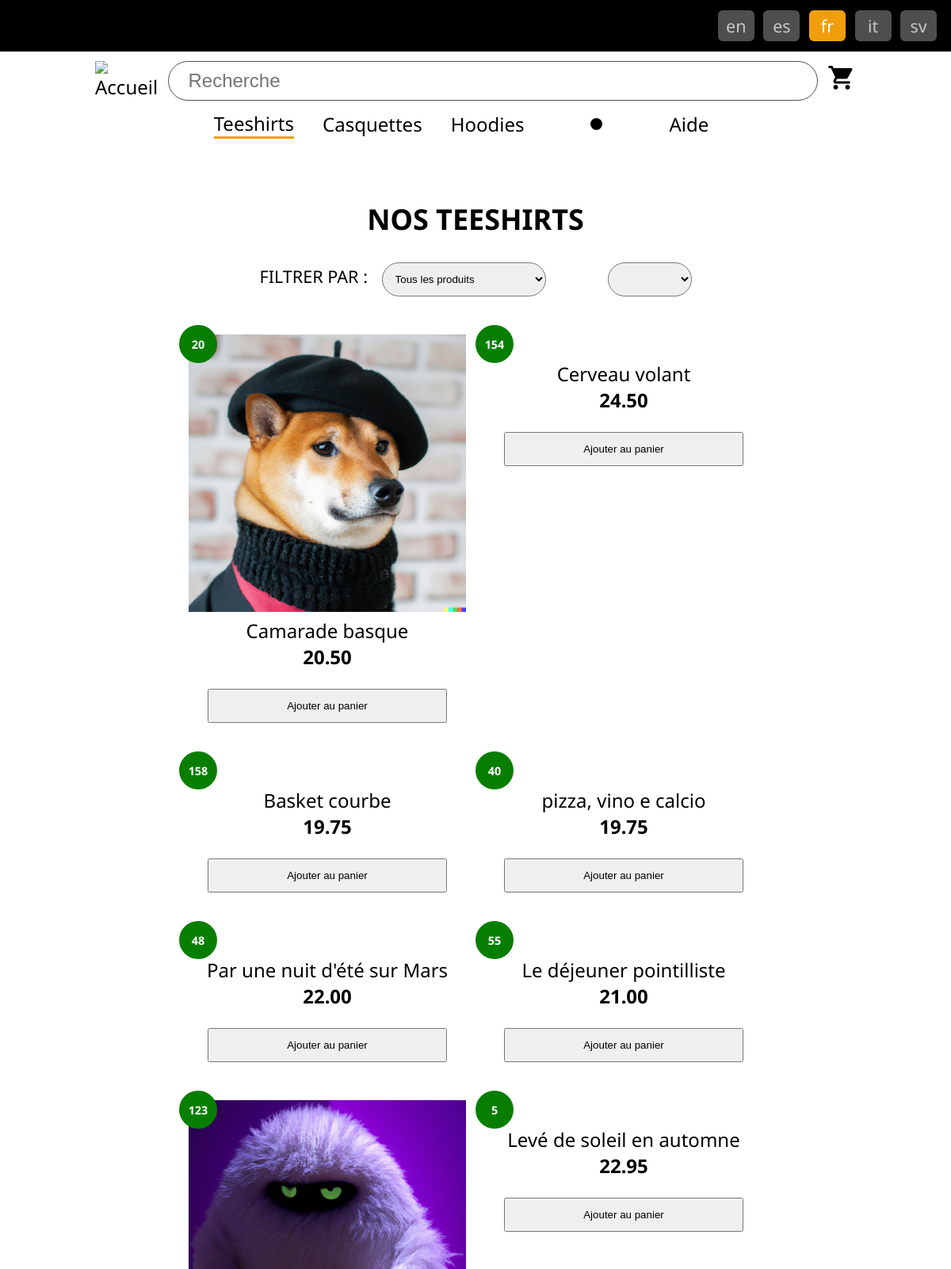
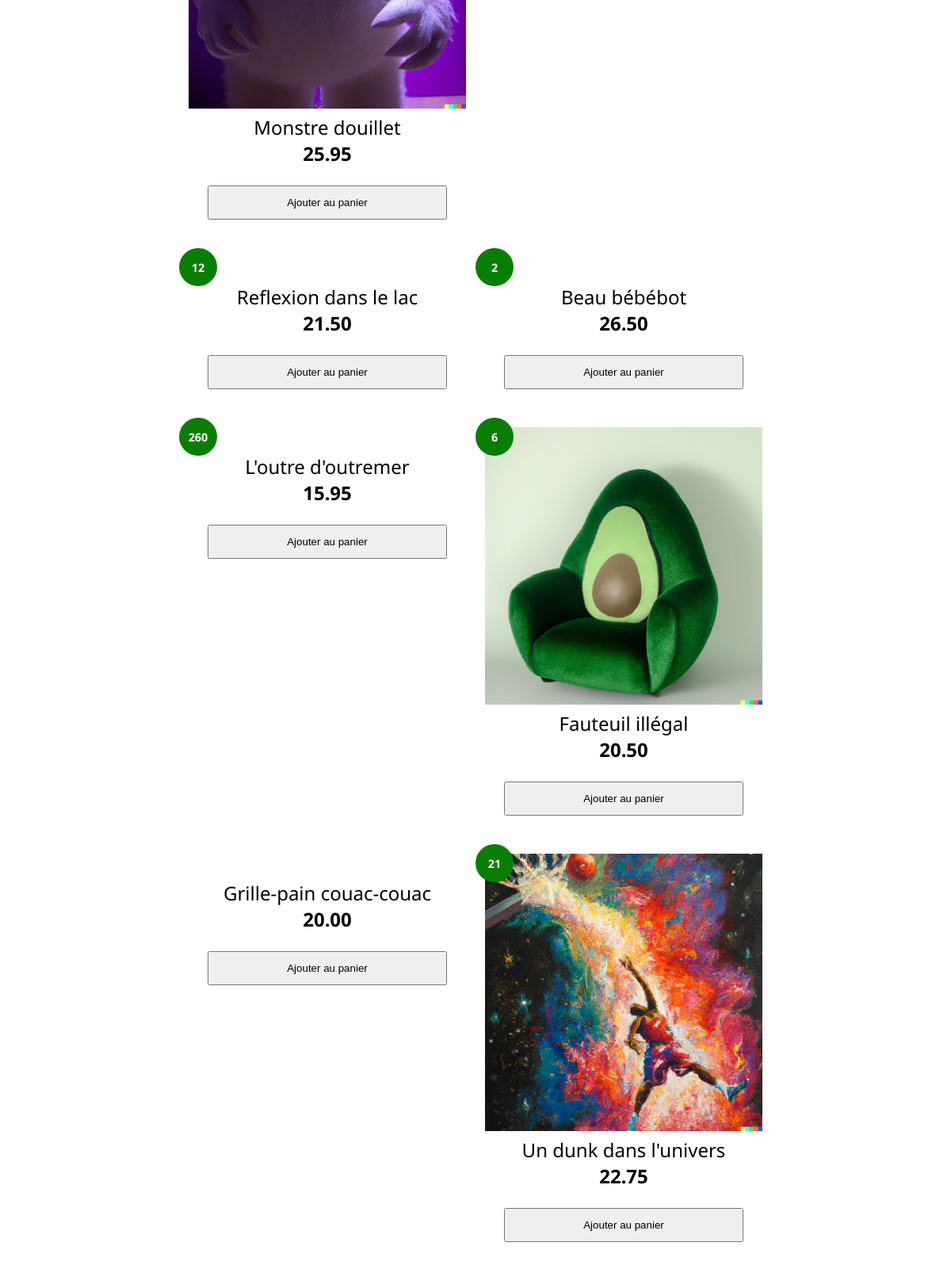
The app's page /teeshirts.php (upper part) with its own data (2 pictures, top to bottom).
### tables this page shows
CREATE TABLE `produit` (
  `id` smallint(6) NOT NULL,
  `nom` varchar(500) NOT NULL,
  `prix` decimal(5,2) NOT NULL,
  `ventes` smallint(6) NOT NULL DEFAULT 0,
  `image` char(11) DEFAULT NULL,
  `theme` varchar(25) NOT NULL,
  `dac` date NOT NULL,
  `id_categorie` tinyint(4) NOT NULL
);

### lib/catalogue.php (called while the page is built, shortened)
<?php
function obtenirProduits($cnx, $idCategorie, $filtre, $tri) {
  $filtreClauseWhere = ($filtre=="tous") ? "" : " AND theme = '$filtre'";
  return lire($cnx,
            "SELECT * FROM produit
              WHERE id_categorie=$idCategorie
              $filtreClauseWhere
                ORDER BY $tri"
        );
}
?>

### lib/sql.php (called while the page is built, shortened)
<?php
function soumettreRequete($cnx, $reqSql) {
  return mysqli_query($cnx, $reqSql);
}
function lire($cnx, $req) {
  $reponse = soumettreRequete($cnx, $req);
  return mysqli_fetch_all($reponse, MYSQLI_ASSOC);
}
?>

### teeshirts.php (the view, shortened to what this page needs)
<?php
	$page = "teeshirts";
	include('parties-communes/entete.php');
	include("lib/catalogue.php");
	$tri = $_GET["tri"] ?? "RAND()";
	$filtre = $_GET["filtre"] ?? "tous";
	$produits = obtenirProduits($cnx, 1, $filtre, $tri);
?>
<main class="page-produits page-teeshirts">
	<article class="amorce">
		<h1><?= $_->titrePage; ?></h1>
		<form class="controle">
			<div class="filtre">
				<label for="filtre"><?= $textes->catalogue->filtreEtiquette; ?></label>
				<select name="filtre" id="filtre">
					<option value="tous">
						<?= $textes->catalogue->filtreTous; ?>
					</option>
				</select>
			</div>
			<div class="tri">
				<select name="tri" id="tri">
					<option value="RAND()"><?= $textes->catalogue->triAlea; ?></option>
					<option <?= ($tri == "prix ASC") ? "selected" : ""; ?> value="prix ASC">
					</option>
				</select>
			</div>
		</form>
	</article>
	<article class="principal liste-produits">
		<?php foreach($produits as $prod) : ?>
			<div class="produit" data-pid="<?= $prod["id"]; ?>">
				<?php if($prod["ventes"] > 0) : ?>
					<div class="ventes"><?= $prod["ventes"]; ?></div>
				<?php endif; ?>
				<span class="image">
					<img
						src="images/produits/teeshirts/<?= $prod["image"]; ?>"
						alt=""
					>
				</span>
				<span class="nom"><?= $prod["nom"]; ?></span>
				<span class="prix"><?= $prod["prix"]; ?></span>
				<button class="btn-ajouter">Ajouter au panier</button>
			</div>
		<?php endforeach; ?>
	</article>
</main>
<?php include('parties-communes/pied2page.php'); ?>

### parties-communes/entete.php (shortened to what this page needs)
<?php
	include("lib/sql.php");
	include("lib/panier.php");
	$languesDispo = [];
	$dossierI18n = scandir('i18n');
	foreach($dossierI18n as $fichier) {
		if($fichier != '.' && $fichier != '..' && $fichier != '.DS_Store') {
			$languesDispo[] = substr($fichier, 0, 2);
		}
	}
	$langue = 'fr';
	$textesJSON = file_get_contents('i18n/'.$langue.'.json');
	$textes = json_decode($textesJSON);
	$_ent = $textes->entete;
	$_ = $textes->$page;
?>
<!DOCTYPE html>
<html lang="<?= $langue; ?>">
<head>
	<link rel="stylesheet" href="css/styles.css">
</head>
<body>
	<div class="conteneur">
		<header>
			<nav class="barre-haut">
				<?php foreach($languesDispo as $codeLangue) : ?>
					<a
						class="<?= $langue==$codeLangue ? 'actif' : '' ?>"
						href="?lan=<?= $codeLangue ?>"
						title="[À faire : nom de la langue (dans la langue)]"
					>
						<?= $codeLangue ?>
					</a>
				<?php endforeach ?>
			</nav>
			<nav class="barre-logo">
				<a class="logo" href="index.php"><img src="images/logo.png" alt="<?= $_ent->altLogo; ?>"></a>
				<div class="panier-icone">
					<label for="panier-cc" class="material-icons">shopping_cart</label>
				</div>
				<input class="recherche" type="search" name="motscles" placeholder="<?= $_ent->placeholderRecherche; ?>">
			</nav>
			<nav class="principale">
				<a href="teeshirts.php" class="<?= $page == 'teeshirts' ? 'actif' : ''; ?>"><?= $_ent->menuTeeshirts; ?></a>
				<a href="casquettes.php" class="<?= $page == 'casquettes' ? 'actif' : ''; ?>"><?= $_ent->menuCasquettes; ?></a>
				<a href="hoodies.php" class="<?= $page == 'hoodies' ? 'actif' : ''; ?>"><?= $_ent->menuHoodies; ?></a>
				<span class="separateur"></span>
				<a href="aide.php" class="<?= $page == 'aide' ? 'actif' : ''; ?>"><?= $_ent->menuAide; ?></a>
			</nav>
		</header>

### parties-communes/pied2page.php (shortened to what this page needs)
	</div>
</body>
</html>

### css/styles.css (style rules this page uses)
*, *::after, *::before { box-sizing: border-box; }
html { font-size: clamp(18px, 2vw, 24px); }
body { margin: 0; padding: 0; font-family: 'Noto Sans'; }
a, a:active, a:visited, a:link { color: inherit; text-decoration: none; }
.conteneur { width: 100%; height: 100vh; display: flex; flex-direction: column; }
nav.barre-haut { font-size: 0.9rem; background-color: var(--clr-fond-principale); color: var(--clr-texte-tertiaire); }
nav.barre-haut { margin: 0; padding: 0.5rem; padding-right: 0.5rem; display: flex; justify-content: flex-end; }
nav.barre-haut a { list-style: none; text-align: center; width: 2rem; margin: 0 0.2rem; padding: 0.2rem; border: 1px solid var(--clr-bordure-secondaire); background-color: var(--clr-fond-tertiaire); border-radius: 0.3rem; }
nav.barre-haut a.actif { background-color: var(--clr-fond-actif); color: var(--clr-texte-secondaire); }
.barre-logo { width: 80%; margin: 0.5rem auto; display: flex; align-items: center; justify-content: space-between; column-gap: 0.5rem; flex-wrap: wrap; }
.barre-logo .logo img { width: clamp(125px, 25vw, 250px); }
.barre-logo .recherche { width: 100%; flex-grow: 1; height: 50px; border: 1px solid var(--clr-fond-tertiaire); border-radius: 50px; padding: 0 1rem; font-size: 1rem; }
.barre-logo .panier-icone { position: relative; }
.barre-logo .panier-icone label { font-size: 1.5rem; cursor: pointer; }
nav.principale { display: none; position: absolute; top: 0; left: 0; bottom: 0; translate: -100%; background-color: var(--clr-fond-menu-responsive); flex-direction: column; justify-content: flex-start; align-items: flex-start; row-gap: 1.5rem; padding: 1rem; }
nav.principale .separateur { width: 100%; height: 2px; background-color: var(--clr-fond-principale); }
nav.principale a.actif { border-bottom: 3px solid var(--clr-fond-actif); }
main { flex-grow: 1; width: 95vw; margin: 2rem auto; }
main.page-produits .amorce { display: flex; flex-direction: column; align-items: center; text-transform: uppercase; }
main.page-produits .amorce .controle { display: flex; flex-direction: column; align-items: center; row-gap: 0.75rem; font-size: 0.9rem; }
main.page-produits .amorce .controle select { margin-left: 0.5rem; padding: 0.5rem 3rem 0.5rem 0.5rem; border-radius: 1rem; }
main.page-produits .principal { margin: 1rem auto; width: 90vw; margin-top: 2rem; display: flex; justify-content: center; flex-wrap: wrap; gap: 1rem; }
main.page-produits .principal .produit { position: relative; width: 33%; min-width: 200px; max-width: 350px; display: flex; flex-direction: column; cursor: pointer; }
main.page-produits .principal .produit .ventes { position: absolute; top: -0.5rem; left: -0.5rem; display: flex; justify-content: center; align-items: center; width: 2rem; height: 2rem; background-color: var(--clr-fond-badge); color: var(--clr-texte-secondaire); border-radius: 50%; font-size: 0.6rem; font-weight: bold; }
main.page-produits .principal .produit .image img { width: 100%; }
main.page-produits .principal .produit .nom { text-align: center; }
main.page-produits .principal .produit .prix { text-align: center; font-weight: bold; }
main.page-produits .principal .produit .btn-ajouter { margin: 1rem; padding: 0.5rem; cursor: pointer; }
@media (min-width: 1000px) { .barre-logo { flex-wrap: nowrap; } }
@media (min-width: 1000px) { .barre-logo .logo img { width: clamp(250px, 35vw, 350px); } }
@media (min-width: 1000px) { .barre-logo .panier-icone { order: 1; } }
@media (min-width: 1000px) { nav.principale { translate: 0; display: flex; position: relative; top: initial; left: initial; bottom: initial; background-color: initial; flex-direction: row; justify-content: center; align-items: center; column-gap: 1.5rem; padding: 0; } }
@media (min-width: 1000px) { nav.principale .separateur { width: 15px; height: 15px; border-radius: 25px; background-color: var(--clr-fond-principale); margin: 0 2rem; } }
@media (min-width: 1000px) { main.page-produits .amorce .controle { flex-direction: row; align-items: center; justify-content: space-between; column-gap: 0.75rem; } }
@media (min-width: 1000px) { main.page-produits .amorce .controle>div { margin: 0 1rem; } }

### records on screen
produit: ventes "20", image (picture), nom "Camarade basque", prix "20.50"
produit: ventes "154", nom "Cerveau volant", prix "24.50"
produit: ventes "158", nom "Basket courbe", prix "19.75"
produit: ventes "40", nom "pizza, vino e calcio", prix "19.75"
produit: ventes "48", nom "Par une nuit d'été sur Mars", prix "22.00"
produit: ventes "55", nom "Le déjeuner pointilliste", prix "21.00"
produit: ventes "123", image (picture), nom "Monstre douillet", prix "25.95"
produit: ventes "5", nom "Levé de soleil en automne", prix "22.95"
produit: ventes "12", nom "Reflexion dans le lac", prix "21.50"
produit: ventes "2", nom "Beau bébébot", prix "26.50"
produit: ventes "260", nom "L'outre d'outremer", prix "15.95"
produit: ventes "6", image (picture), nom "Fauteuil illégal", prix "20.50"
produit: nom "Grille-pain couac-couac", prix "20.00"
produit: ventes "21", image (picture), nom "Un dunk dans l'univers", prix "22.75"

### other values on screen
$codeLangue "en"
$codeLangue "es"
$codeLangue "fr"
$codeLangue "it"
$codeLangue "sv"
$_ent->menuTeeshirts "Teeshirts"
$_ent->menuCasquettes "Casquettes"
$_ent->menuHoodies "Hoodies"
$_ent->menuAide "Aide"
$_->titrePage "NOS TEESHIRTS"
$textes->catalogue->filtreEtiquette "FILTRER PAR :"
form field filtre "Tous les produits"
